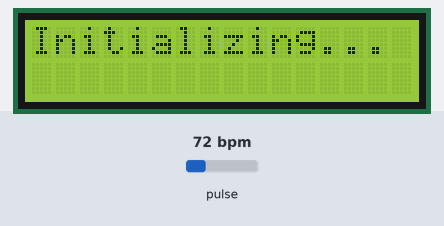
A sketch run on a simulated Arduino Uno, built with avr-gcc and run on an emulated ATmega328P. Parts: 16×2 character LCD. Inputs (shaded band) come from the test bench; at power-on: pulse 72 bpm. What the sketch prints to the serial monitor is not drawn.

Above: at 0.1 s.
At 1.1 s:
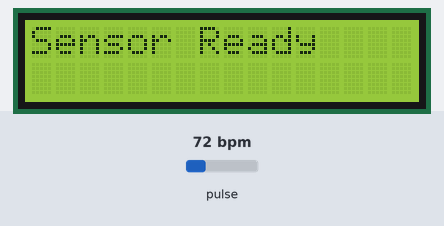
At 10.5 s:
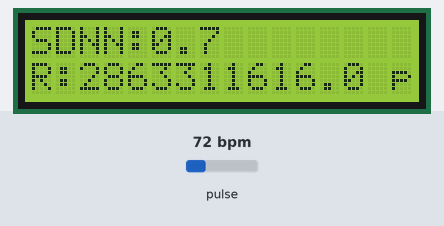
At 18.9 s:
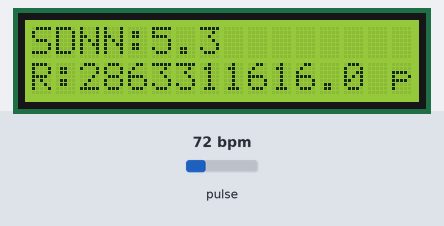
At 27.2 s:
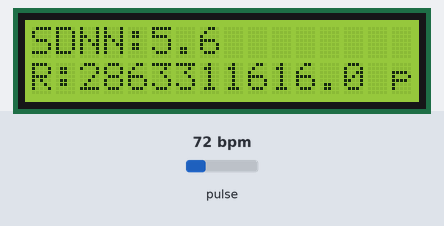
At 35.6 s:
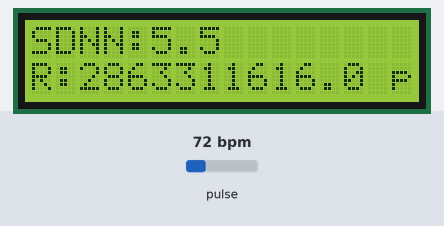

The sketch:

HRV-detect.ino
```cpp
#include <Wire.h>
#include "MAX30105.h"
#include "heartRate.h"
#include <LiquidCrystal.h>

MAX30105 sensor;
const int rs = 7, en = 8, d4 = 9, d5 = 10, d6 = 11, d7 = 12;
LiquidCrystal lcd(rs, en, d4, d5, d6, d7);

const int bufferSize = 100;
uint32_t irBuffer[bufferSize];
int bufferIndex = 0;
unsigned long lastPeakTime = 0;
unsigned long NNinterval = 0;

#define MAX_NN 50
unsigned long NN[MAX_NN];
int NNcount = 0;

float countSDNN(unsigned long arr[], int n){
    if (n < 2)
        return 0;
    float mean = 0;

    for (int i = 0; i < n; i++)
        mean += arr[i];
    mean /= n;
    float sum = 0;

    for (int i = 0; i < n; i++)
        sum += (arr[i] - mean) * (arr[i] - mean);
    return sqrt(sum / (n - 1));
}

float countRMSSD(unsigned long arr[], int n){
    if (n < 2)
        return 0;
    float sum = 0;

    for (int i = 1; i < n; i++){
        float diff = arr[i] - arr[i - 1];
        sum += diff * diff;
    }
    return sqrt(sum / (n - 1));
}

float countpNN50(unsigned long arr[], int n){
    if (n < 2)
        return 0;
    int count50 = 0;

    for (int i = 1; i < n; i++){
        if (abs((long)(arr[i] - arr[i - 1])) > 50)
            count50++;
    }
    return (float)count50 / (n - 1) * 100;
}

void displayHRV(unsigned long arr[], int n){
  float SDNN = countSDNN(arr, n);
  float RMSSD = countRMSSD(arr, n);
  float pNN50 = countpNN50(arr, n);

  lcd.clear();
  lcd.setCursor(0, 0);
  lcd.print("SDNN:");
  lcd.print(SDNN, 1);
  lcd.setCursor(0, 1);
  lcd.print("R:");
  lcd.print(RMSSD, 1);
  lcd.print(" p:");
  lcd.print(pNN50, 0);
  lcd.print("%");

  Serial.print("SDNN="); Serial.print(SDNN);
  Serial.print(", RMSSD="); Serial.print(RMSSD);
  Serial.print(", pNN50="); Serial.println(pNN50);
}

void setup(){
    Serial.begin(9600);
    lcd.begin(16, 2);
    lcd.print("Initializing...");
    delay(1000);
    lcd.clear();

    if (!sensor.begin(Wire, I2C_SPEED_STANDARD)) {
        lcd.clear();
        lcd.print("Sensor Error");
        while (1);
    }

    sensor.setup();
    lcd.print("Sensor Ready");
    delay(1000);
    lcd.clear();
}

void loop(){
    long irValue = sensor.getIR();
    Serial.print("IR:");
    Serial.println(irValue);

    if (irValue > 3000){
        if(checkForBeat(irValue)){
            unsigned long currentTime = millis();
            NNinterval = currentTime - lastPeakTime;
            lastPeakTime = currentTime;
            Serial.println(NNinterval);

            if (NNinterval > 300 && NNinterval < 2000){
                if (NNcount < MAX_NN){
                    NN[NNcount++] = NNinterval;
                } else {
                    for (int i = 1; i < MAX_NN; i++){
                        NN[i - 1] = NN[i];
                    }
                    NN[MAX_NN - 1] = NNinterval;
                }
            }
            float HR = 60000.0 / NNinterval;
            Serial.print("NN: ");
            Serial.print(NNinterval);
            Serial.print("ms | HR: ");
            Serial.print(HR);
            Serial.println();

            if (NNcount >= 10){
                displayHRV(NN, NNcount);
                NNcount = 0;
            }
        }
    } else{
        lcd.setCursor(0, 0);
        lcd.print("No Finger Detected");
        delay(500);
        lcd.clear();
    }
    delay(20);
}
```

Measured:
- what the display in image 1 shows lasts 1.0 s, from 1.1 s to 2.1 s
- what the display in image 2 shows lasts 8.4 s, from 10.4 s to 18.8 s
